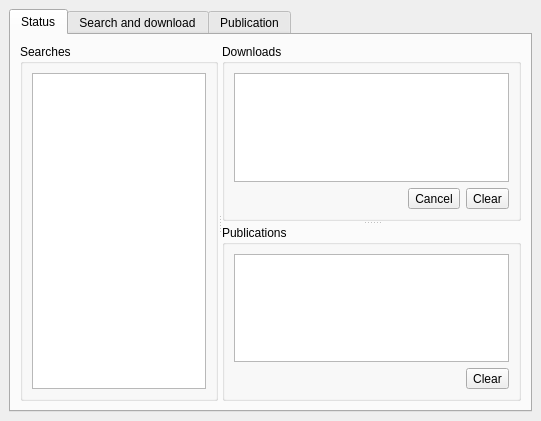
<ui version="4.0" >
 <class>FSWnd</class>
 <widget class="QWidget" name="FSWnd" >
  <property name="geometry" >
   <rect>
    <x>0</x>
    <y>0</y>
    <width>541</width>
    <height>421</height>
   </rect>
  </property>
  <property name="windowTitle" >
   <string>Filesharing</string>
  </property>
  <property name="windowIcon" >
   <iconset resource="../../../pixmaps/pixmaps.qrc" >:/pixmaps/fs.png</iconset>
  </property>
  <layout class="QVBoxLayout" >
   <property name="margin" >
    <number>9</number>
   </property>
   <property name="spacing" >
    <number>6</number>
   </property>
   <item>
    <widget class="QTabWidget" name="tabFS" >
     <property name="currentIndex" >
      <number>0</number>
     </property>
     <widget class="QWidget" name="tabStatus" >
      <attribute name="title" >
       <string>Status</string>
      </attribute>
      <attribute name="icon" >
       <iconset resource="../../../pixmaps/pixmaps.qrc" >:/pixmaps/info.png</iconset>
      </attribute>
      <layout class="QVBoxLayout" >
       <property name="margin" >
        <number>9</number>
       </property>
       <property name="spacing" >
        <number>6</number>
       </property>
       <item>
        <widget class="QSplitter" name="splitter1" >
         <property name="orientation" >
          <enum>Qt::Horizontal</enum>
         </property>
         <widget class="QGroupBox" name="groupBox_2" >
          <property name="title" >
           <string>Searches</string>
          </property>
          <layout class="QVBoxLayout" >
           <property name="margin" >
            <number>9</number>
           </property>
           <property name="spacing" >
            <number>6</number>
           </property>
           <item>
            <widget class="QTreeView" name="treeSearches" >
             <property name="alternatingRowColors" >
              <bool>true</bool>
             </property>
             <property name="selectionMode" >
              <enum>QAbstractItemView::NoSelection</enum>
             </property>
             <property name="rootIsDecorated" >
              <bool>false</bool>
             </property>
            </widget>
           </item>
          </layout>
         </widget>
         <widget class="QSplitter" name="splitter2" >
          <property name="orientation" >
           <enum>Qt::Vertical</enum>
          </property>
          <widget class="QGroupBox" name="groupBox_3" >
           <property name="title" >
            <string>Downloads</string>
           </property>
           <layout class="QVBoxLayout" >
            <property name="margin" >
             <number>9</number>
            </property>
            <property name="spacing" >
             <number>6</number>
            </property>
            <item>
             <spacer>
              <property name="orientation" >
               <enum>Qt::Horizontal</enum>
              </property>
              <property name="sizeType" >
               <enum>QSizePolicy::Expanding</enum>
              </property>
              <property name="sizeHint" >
               <size>
                <width>400</width>
                <height>0</height>
               </size>
              </property>
             </spacer>
            </item>
            <item>
             <widget class="QTreeView" name="treeDownloads" >
              <property name="contextMenuPolicy" >
               <enum>Qt::ActionsContextMenu</enum>
              </property>
              <property name="alternatingRowColors" >
               <bool>true</bool>
              </property>
              <property name="selectionMode" >
               <enum>QAbstractItemView::ExtendedSelection</enum>
              </property>
             </widget>
            </item>
            <item>
             <layout class="QHBoxLayout" >
              <property name="margin" >
               <number>0</number>
              </property>
              <property name="spacing" >
               <number>6</number>
              </property>
              <item>
               <spacer>
                <property name="orientation" >
                 <enum>Qt::Horizontal</enum>
                </property>
                <property name="sizeHint" >
                 <size>
                  <width>40</width>
                  <height>20</height>
                 </size>
                </property>
               </spacer>
              </item>
              <item>
               <widget class="QToolButton" name="pbCancelDL" >
                <property name="toolTip" >
                 <string>Abort selected downloads</string>
                </property>
                <property name="text" >
                 <string>Cancel</string>
                </property>
                <property name="icon" >
                 <iconset resource="../../../pixmaps/pixmaps.qrc" >:/pixmaps/stop.png</iconset>
                </property>
                <property name="iconSize" >
                 <size>
                  <width>20</width>
                  <height>20</height>
                 </size>
                </property>
                <property name="toolButtonStyle" >
                 <enum>Qt::ToolButtonTextBesideIcon</enum>
                </property>
               </widget>
              </item>
              <item>
               <widget class="QToolButton" name="pbClearDL" >
                <property name="toolTip" >
                 <string>Clear inactive downloads</string>
                </property>
                <property name="text" >
                 <string>Clear</string>
                </property>
                <property name="icon" >
                 <iconset resource="../../../pixmaps/pixmaps.qrc" >:/pixmaps/clear.png</iconset>
                </property>
                <property name="iconSize" >
                 <size>
                  <width>20</width>
                  <height>20</height>
                 </size>
                </property>
                <property name="toolButtonStyle" >
                 <enum>Qt::ToolButtonTextBesideIcon</enum>
                </property>
               </widget>
              </item>
             </layout>
            </item>
           </layout>
          </widget>
          <widget class="QGroupBox" name="groupBox_4" >
           <property name="title" >
            <string>Publications</string>
           </property>
           <layout class="QVBoxLayout" >
            <property name="margin" >
             <number>9</number>
            </property>
            <property name="spacing" >
             <number>6</number>
            </property>
            <item>
             <widget class="QTreeView" name="treeUploads" >
              <property name="contextMenuPolicy" >
               <enum>Qt::ActionsContextMenu</enum>
              </property>
              <property name="alternatingRowColors" >
               <bool>true</bool>
              </property>
              <property name="selectionMode" >
               <enum>QAbstractItemView::ExtendedSelection</enum>
              </property>
             </widget>
            </item>
            <item>
             <layout class="QHBoxLayout" >
              <property name="margin" >
               <number>0</number>
              </property>
              <property name="spacing" >
               <number>6</number>
              </property>
              <item>
               <spacer>
                <property name="orientation" >
                 <enum>Qt::Horizontal</enum>
                </property>
                <property name="sizeHint" >
                 <size>
                  <width>40</width>
                  <height>20</height>
                 </size>
                </property>
               </spacer>
              </item>
              <item>
               <widget class="QToolButton" name="pbClearUL" >
                <property name="toolTip" >
                 <string>Clear completed publications</string>
                </property>
                <property name="text" >
                 <string>Clear</string>
                </property>
                <property name="icon" >
                 <iconset resource="../../../pixmaps/pixmaps.qrc" >:/pixmaps/clear.png</iconset>
                </property>
                <property name="iconSize" >
                 <size>
                  <width>20</width>
                  <height>20</height>
                 </size>
                </property>
                <property name="toolButtonStyle" >
                 <enum>Qt::ToolButtonTextBesideIcon</enum>
                </property>
               </widget>
              </item>
             </layout>
            </item>
           </layout>
          </widget>
         </widget>
        </widget>
       </item>
      </layout>
     </widget>
     <widget class="QWidget" name="tabSearch" >
      <attribute name="title" >
       <string>Search and download</string>
      </attribute>
      <attribute name="icon" >
       <iconset resource="../../../pixmaps/pixmaps.qrc" >:/pixmaps/download_small.png</iconset>
      </attribute>
      <layout class="QVBoxLayout" >
       <property name="margin" >
        <number>9</number>
       </property>
       <property name="spacing" >
        <number>6</number>
       </property>
       <item>
        <widget class="QGroupBox" name="groupBox" >
         <property name="title" >
          <string>Search</string>
         </property>
         <layout class="QVBoxLayout" >
          <property name="margin" >
           <number>9</number>
          </property>
          <property name="spacing" >
           <number>6</number>
          </property>
          <item>
           <layout class="QHBoxLayout" >
            <property name="margin" >
             <number>0</number>
            </property>
            <property name="spacing" >
             <number>6</number>
            </property>
            <item>
             <widget class="QLabel" name="label" >
              <property name="text" >
               <string>Search for:</string>
              </property>
             </widget>
            </item>
            <item>
             <widget class="QComboBox" name="cmbSearchFor" >
              <property name="sizePolicy" >
               <sizepolicy>
                <hsizetype>7</hsizetype>
                <vsizetype>0</vsizetype>
                <horstretch>0</horstretch>
                <verstretch>0</verstretch>
               </sizepolicy>
              </property>
              <property name="toolTip" >
               <string>Search term, e.g. "GPL" or "image/jpeg"</string>
              </property>
              <property name="editable" >
               <bool>true</bool>
              </property>
             </widget>
            </item>
            <item>
             <spacer>
              <property name="orientation" >
               <enum>Qt::Horizontal</enum>
              </property>
              <property name="sizeType" >
               <enum>QSizePolicy::Fixed</enum>
              </property>
              <property name="sizeHint" >
               <size>
                <width>10</width>
                <height>20</height>
               </size>
              </property>
             </spacer>
            </item>
            <item>
             <widget class="QLabel" name="label_2" >
              <property name="text" >
               <string>with anonymity:</string>
              </property>
             </widget>
            </item>
            <item>
             <widget class="QSpinBox" name="spinSearchAnon" >
              <property name="toolTip" >
               <string>Desired anonymity level. 0 means no receiver anonymity (allows direct connection).</string>
              </property>
              <property name="whatsThis" >
               <string>Specify the desired anonymity level for this download. A value of 0 means no receiver anonymity (allows direct connection).  Use higher values for increased privacy at the expense of performance.</string>
              </property>
              <property name="minimum" >
               <number>1</number>
              </property>
              <property name="value" >
               <number>1</number>
              </property>
             </widget>
            </item>
           </layout>
          </item>
          <item>
           <layout class="QHBoxLayout" >
            <property name="margin" >
             <number>0</number>
            </property>
            <property name="spacing" >
             <number>6</number>
            </property>
            <item>
             <widget class="QLabel" name="label_3" >
              <property name="text" >
               <string>in Namespace:</string>
              </property>
             </widget>
            </item>
            <item>
             <widget class="QComboBox" name="cmbNS" >
              <property name="sizePolicy" >
               <sizepolicy>
                <hsizetype>7</hsizetype>
                <vsizetype>0</vsizetype>
                <horstretch>0</horstretch>
                <verstretch>0</verstretch>
               </sizepolicy>
              </property>
              <property name="toolTip" >
               <string>Restrict the search to a particular namespace. If empty, the global namespace is searched.</string>
              </property>
              <property name="editable" >
               <bool>true</bool>
              </property>
             </widget>
            </item>
           </layout>
          </item>
          <item>
           <layout class="QHBoxLayout" >
            <property name="margin" >
             <number>0</number>
            </property>
            <property name="spacing" >
             <number>6</number>
            </property>
            <item>
             <widget class="QToolButton" name="pbSearch" >
              <property name="text" >
               <string>Search</string>
              </property>
              <property name="icon" >
               <iconset resource="../../../pixmaps/pixmaps.qrc" >:/pixmaps/search.png</iconset>
              </property>
              <property name="iconSize" >
               <size>
                <width>22</width>
                <height>22</height>
               </size>
              </property>
              <property name="toolButtonStyle" >
               <enum>Qt::ToolButtonTextBesideIcon</enum>
              </property>
             </widget>
            </item>
            <item>
             <spacer>
              <property name="orientation" >
               <enum>Qt::Horizontal</enum>
              </property>
              <property name="sizeHint" >
               <size>
                <width>40</width>
                <height>20</height>
               </size>
              </property>
             </spacer>
            </item>
           </layout>
          </item>
         </layout>
        </widget>
       </item>
       <item>
        <widget class="QTabWidget" name="tabResults" >
         <property name="currentIndex" >
          <number>0</number>
         </property>
         <widget class="QWidget" name="tabRoot" >
          <attribute name="title" >
           <string/>
          </attribute>
          <layout class="QVBoxLayout" >
           <property name="margin" >
            <number>9</number>
           </property>
           <property name="spacing" >
            <number>6</number>
           </property>
          </layout>
         </widget>
        </widget>
       </item>
      </layout>
     </widget>
     <widget class="QWidget" name="tabPublish" >
      <attribute name="title" >
       <string>Publication</string>
      </attribute>
      <attribute name="icon" >
       <iconset resource="../../../pixmaps/pixmaps.qrc" >:/pixmaps/upload_small.png</iconset>
      </attribute>
      <layout class="QVBoxLayout" >
       <property name="margin" >
        <number>9</number>
       </property>
       <property name="spacing" >
        <number>6</number>
       </property>
       <item>
        <layout class="QHBoxLayout" >
         <property name="margin" >
          <number>0</number>
         </property>
         <property name="spacing" >
          <number>6</number>
         </property>
         <item>
          <widget class="QGroupBox" name="groupBox_5" >
           <property name="sizePolicy" >
            <sizepolicy>
             <hsizetype>5</hsizetype>
             <vsizetype>0</vsizetype>
             <horstretch>0</horstretch>
             <verstretch>0</verstretch>
            </sizepolicy>
           </property>
           <property name="title" >
            <string>Mode</string>
           </property>
           <layout class="QVBoxLayout" >
            <property name="margin" >
             <number>9</number>
            </property>
            <property name="spacing" >
             <number>6</number>
            </property>
            <item>
             <widget class="QRadioButton" name="rbIndex" >
              <property name="toolTip" >
               <string>Index file(s), do not store in encrypted database</string>
              </property>
              <property name="whatsThis" >
               <string>Indexing will avoid copying the file into the GNUnet database.  Instead, GNUnet will try to access the specified file directly.  If that fails, a copy of the file will be created.  Indexing should be used if the local machine is unlikely to ever be compromised by an adversary and if the uploaded file will not be modified or moved in the future.  Indexing is more efficient than insertion.</string>
              </property>
              <property name="text" >
               <string>Index</string>
              </property>
              <property name="checked" >
               <bool>true</bool>
              </property>
             </widget>
            </item>
            <item>
             <widget class="QRadioButton" name="rbInsert" >
              <property name="toolTip" >
               <string>Insert file into encrypted database</string>
              </property>
              <property name="whatsThis" >
               <string>Inserting a file means that an encrypted copy will be added to the GNUnet database.  Without the proper key (which is not stored in plaintext anywhere) the file cannot be decrypted.  Use this option for small files, files that will be modified soon, files that maybe moved or if you are afraid that an adversary may detect the file in plaintext on your machine (after compromising your machine).</string>
              </property>
              <property name="text" >
               <string>Insert</string>
              </property>
             </widget>
            </item>
           </layout>
          </widget>
         </item>
         <item>
          <widget class="QGroupBox" name="groupBox_6" >
           <property name="sizePolicy" >
            <sizepolicy>
             <hsizetype>5</hsizetype>
             <vsizetype>0</vsizetype>
             <horstretch>0</horstretch>
             <verstretch>0</verstretch>
            </sizepolicy>
           </property>
           <property name="title" >
            <string>Scope</string>
           </property>
           <layout class="QVBoxLayout" >
            <property name="margin" >
             <number>9</number>
            </property>
            <property name="spacing" >
             <number>6</number>
            </property>
            <item>
             <widget class="QRadioButton" name="rbFile" >
              <property name="toolTip" >
               <string>Publish a single file only</string>
              </property>
              <property name="text" >
               <string>Single file</string>
              </property>
              <property name="checked" >
               <bool>true</bool>
              </property>
             </widget>
            </item>
            <item>
             <widget class="QRadioButton" name="rbDirectory" >
              <property name="toolTip" >
               <string>Publish an entire directory including subdirectories</string>
              </property>
              <property name="text" >
               <string>Entire directory</string>
              </property>
             </widget>
            </item>
           </layout>
          </widget>
         </item>
        </layout>
       </item>
       <item>
        <layout class="QHBoxLayout" >
         <property name="margin" >
          <number>0</number>
         </property>
         <property name="spacing" >
          <number>6</number>
         </property>
         <item>
          <widget class="QGroupBox" name="groupBox_7" >
           <property name="title" >
            <string>Settings</string>
           </property>
           <layout class="QHBoxLayout" >
            <property name="margin" >
             <number>9</number>
            </property>
            <property name="spacing" >
             <number>6</number>
            </property>
            <item>
             <widget class="QLabel" name="label_4" >
              <property name="text" >
               <string>Anonymity:</string>
              </property>
             </widget>
            </item>
            <item>
             <widget class="QSpinBox" name="spinUploadAnon" >
              <property name="toolTip" >
               <string>Desired anonymity level. 0 means no receiver anonymity (allows direct connection).</string>
              </property>
              <property name="whatsThis" >
               <string>What level of sender-anonymity is desired when sharing this particular file?  0 allows direct connections (no anonymity).  Higher levels require increasing amounts of cover traffic per shared block, increasing your privacy at the expense of efficiency.</string>
              </property>
              <property name="maximum" >
               <number>10000</number>
              </property>
              <property name="minimum" >
               <number>1</number>
              </property>
              <property name="value" >
               <number>1</number>
              </property>
             </widget>
            </item>
            <item>
             <spacer>
              <property name="orientation" >
               <enum>Qt::Horizontal</enum>
              </property>
              <property name="sizeHint" >
               <size>
                <width>40</width>
                <height>20</height>
               </size>
              </property>
             </spacer>
            </item>
            <item>
             <widget class="QLabel" name="label_6" >
              <property name="text" >
               <string>Priority:</string>
              </property>
             </widget>
            </item>
            <item>
             <widget class="QSpinBox" name="spinPrio" >
              <property name="toolTip" >
               <string>Importantance of the file (used to prioritize data in the local datastore).</string>
              </property>
              <property name="maximum" >
               <number>100000000</number>
              </property>
              <property name="value" >
               <number>1000</number>
              </property>
             </widget>
            </item>
            <item>
             <spacer>
              <property name="orientation" >
               <enum>Qt::Horizontal</enum>
              </property>
              <property name="sizeHint" >
               <size>
                <width>40</width>
                <height>20</height>
               </size>
              </property>
             </spacer>
            </item>
           </layout>
          </widget>
         </item>
        </layout>
       </item>
       <item>
        <layout class="QHBoxLayout" >
         <property name="margin" >
          <number>0</number>
         </property>
         <property name="spacing" >
          <number>6</number>
         </property>
         <item>
          <widget class="QGroupBox" name="groupBox_8" >
           <property name="title" >
            <string>File-/Directoryname</string>
           </property>
           <layout class="QHBoxLayout" >
            <property name="margin" >
             <number>9</number>
            </property>
            <property name="spacing" >
             <number>6</number>
            </property>
            <item>
             <widget class="QLabel" name="label_5" >
              <property name="text" >
               <string>Filename:</string>
              </property>
             </widget>
            </item>
            <item>
             <widget class="QLineEdit" name="editName" />
            </item>
            <item>
             <widget class="QToolButton" name="pbChoose" >
              <property name="text" >
               <string>Choose</string>
              </property>
              <property name="icon" >
               <iconset resource="../../../pixmaps/pixmaps.qrc" >:/pixmaps/choose-file.png</iconset>
              </property>
              <property name="iconSize" >
               <size>
                <width>22</width>
                <height>22</height>
               </size>
              </property>
              <property name="toolButtonStyle" >
               <enum>Qt::ToolButtonTextBesideIcon</enum>
              </property>
             </widget>
            </item>
           </layout>
          </widget>
         </item>
        </layout>
       </item>
       <item>
        <spacer>
         <property name="orientation" >
          <enum>Qt::Vertical</enum>
         </property>
         <property name="sizeHint" >
          <size>
           <width>20</width>
           <height>40</height>
          </size>
         </property>
        </spacer>
       </item>
       <item>
        <widget class="QFrame" name="frame" >
         <property name="frameShape" >
          <enum>QFrame::HLine</enum>
         </property>
         <property name="frameShadow" >
          <enum>QFrame::Sunken</enum>
         </property>
        </widget>
       </item>
       <item>
        <layout class="QHBoxLayout" >
         <property name="margin" >
          <number>0</number>
         </property>
         <property name="spacing" >
          <number>6</number>
         </property>
         <item>
          <spacer>
           <property name="orientation" >
            <enum>Qt::Horizontal</enum>
           </property>
           <property name="sizeHint" >
            <size>
             <width>40</width>
             <height>20</height>
            </size>
           </property>
          </spacer>
         </item>
         <item>
          <widget class="QToolButton" name="pbUpload" >
           <property name="baseSize" >
            <size>
             <width>100</width>
             <height>0</height>
            </size>
           </property>
           <property name="text" >
            <string>Start publication process</string>
           </property>
           <property name="icon" >
            <iconset resource="../../../pixmaps/pixmaps.qrc" >:/pixmaps/upload.png</iconset>
           </property>
           <property name="iconSize" >
            <size>
             <width>22</width>
             <height>22</height>
            </size>
           </property>
           <property name="toolButtonStyle" >
            <enum>Qt::ToolButtonTextBesideIcon</enum>
           </property>
          </widget>
         </item>
        </layout>
       </item>
      </layout>
     </widget>
    </widget>
   </item>
  </layout>
  <action name="actionOpen_download" >
   <property name="icon" >
    <iconset resource="../../../pixmaps/pixmaps.qrc" >:/pixmaps/document-open.png</iconset>
   </property>
   <property name="text" >
    <string>Open file</string>
   </property>
  </action>
  <action name="actionCopy_URI" >
   <property name="text" >
    <string>Copy URI</string>
   </property>
  </action>
 </widget>
 <resources>
  <include location="../../../pixmaps/pixmaps.qrc" />
 </resources>
 <connections/>
</ui>
